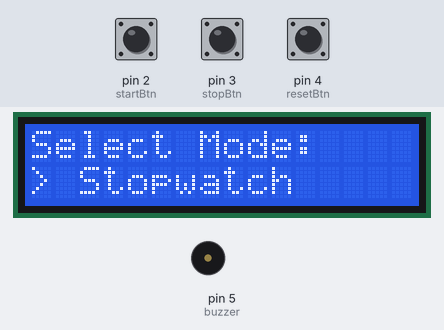
Bench run of a sketch on a simulated Arduino Uno, built with avr-gcc and run on an emulated ATmega328P. Shown: 16×2 character LCD, buzzer (waves = sounding). The inputs (shaded band) are chosen by the test bench; at power-on: pin 3 (stopBtn) HIGH, pin 4 (resetBtn) HIGH, pin 2 (startBtn) HIGH.

Above: at 1.2 s.
1.3 s: pin 3 (stopBtn) pulled LOW for 0.15 s
At 2.1 s:
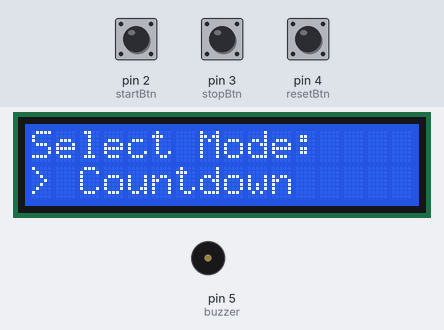
2.9 s: pin 4 (resetBtn) pulled LOW for 3.2 s
At 4.6 s:
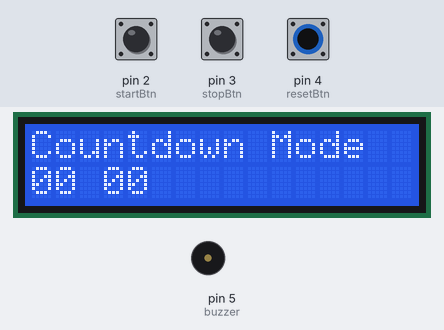
7.6 s: pin 4 (resetBtn) pulled LOW for 0.15 s
At 8.3 s:
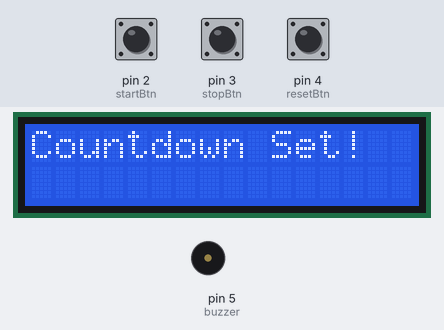
9.9 s: pin 2 (startBtn) pulled LOW for 0.15 s
At 10.8 s:
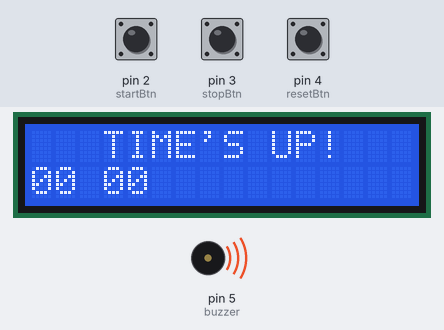
13.0 s: pin 4 (resetBtn) pulled LOW for 1 s
At 14.27 s:
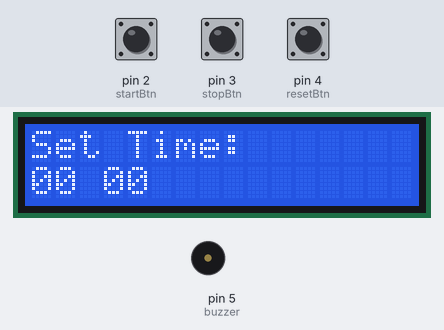
17.0 s: pin 2 (startBtn) pulled LOW for 1 s
At 18.54 s:
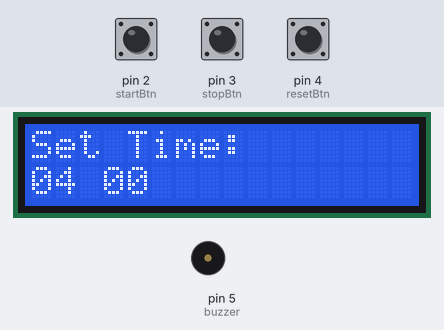
Timing chart, 0 to 20.0 s (numbered marks = the images above; inputs shaded):
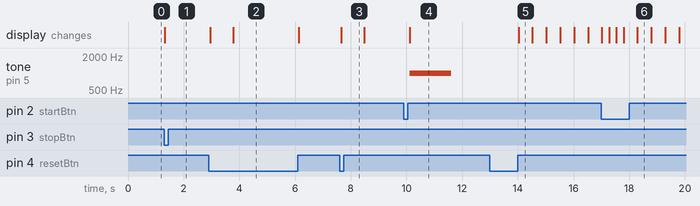

The sketch:

stop_watch.ino
```cpp
#include <Wire.h>                 // Include library for I2C communication
#include <LiquidCrystal_I2C.h>    // Include library for LCD control via I2C

LiquidCrystal_I2C lcd(0x27, 16, 2);  // Create LCD object: address 0x27, 16 columns, 2 rows

// Button and buzzer pins
const int startBtn = 2;  // Start button (connected to pin 2)
const int stopBtn  = 3;  // Stop button (connected to pin 3)
const int resetBtn = 4;  // Reset/Menu button (connected to pin 4)
const int buzzer   = 5;  // Buzzer pin

// Mode selection enum
enum Mode { STOPWATCH, COUNTDOWN };
Mode currentMode = STOPWATCH;  // Default mode is Stopwatch

// State flags
bool running = false;           // Is the timer currently running?
bool modeSelected = false;      // Has the user selected a mode?
bool timeConfigured = false;    // Has time been configured for countdown?
bool colonVisible = true;       // Whether to show or blink the colon on display

// Time variables
int minutes = 0;
int seconds = 0;
unsigned long previousMillis = 0;  // For non-blocking time tracking


void setup() {
  lcd.init();              // Initialize the LCD
  lcd.backlight();         // Turn on backlight

  // Set up buttons as input with internal pull-up resistors
  pinMode(startBtn, INPUT_PULLUP);
  pinMode(stopBtn,  INPUT_PULLUP);
  pinMode(resetBtn, INPUT_PULLUP);

  pinMode(buzzer, OUTPUT); // Set buzzer as output

  showModeMenu();          // Show initial mode selection screen
}


void loop() {
  // --- Mode selection menu ---
  if (!modeSelected) {
    if (digitalRead(startBtn) == LOW) {
      currentMode = STOPWATCH;     // If Start pressed → select Stopwatch
      showModeMenu();
      delay(200);
    }

    if (digitalRead(stopBtn) == LOW) {
      currentMode = COUNTDOWN;     // If Stop pressed → select Countdown
      showModeMenu();
      delay(200);
    }

    if (digitalRead(resetBtn) == LOW) {
      modeSelected = true;         // Confirm mode selection
      lcd.clear();

      if (currentMode == COUNTDOWN) {
        configureCountdown();      // Go to time-setting screen
      } else {
        initializeMode();          // Start Stopwatch mode
      }
      delay(200);
    }

    return; // Stop here until mode is selected
  }

  // --- Start button ---
  if (digitalRead(startBtn) == LOW) {
    if (currentMode == COUNTDOWN && !timeConfigured) {
      lcd.setCursor(0, 0);
      lcd.print("Set time first!");  // Prevent start if countdown time not set
      delay(800);
    } else {
      running = true;               // Start the timer
    }
    delay(200);
  }

  // --- Stop button ---
  if (digitalRead(stopBtn) == LOW) {
    running = false;               // Pause the timer
    delay(200);
  }

  // --- Reset/Menu button ---
  if (digitalRead(resetBtn) == LOW) {
    unsigned long holdStart = millis();       // Track when button was pressed

    while (digitalRead(resetBtn) == LOW);     // Wait until button is released

    if (millis() - holdStart > 1000) {
      // Long press → return to menu
      modeSelected = false;
      timeConfigured = false;
      running = false;
      showModeMenu();
    } else {
      // Short press → reset time
      running = false;

      if (currentMode == COUNTDOWN) {
        configureCountdown();  // Go back to time configuration
      } else {
        minutes = 0;
        seconds = 0;
        displayTime();         // Reset to 00:00
      }
    }

    delay(200);
  }

  // --- Timer logic ---
  if (running) {
    unsigned long currentMillis = millis();

    if (currentMillis - previousMillis >= 1000) {
      previousMillis = currentMillis;
      colonVisible = !colonVisible;  // Toggle colon every second for blinking

      if (currentMode == STOPWATCH) {
        seconds++;
        if (seconds == 60) {
          seconds = 0;
          minutes++;
        }

        if (seconds % 30 == 0 && seconds != 0) {
          tone(buzzer, 1000, 300);  // Beep every 30 seconds
        }
      }

      else if (currentMode == COUNTDOWN) {
        if (seconds == 0) {
          if (minutes == 0) {
            running = false;                        // Time's up!
            lcd.setCursor(0, 0);
            lcd.print("   TIME'S UP!   ");
            tone(buzzer, 1000, 1500);               // Long beep
            return;
          } else {
            minutes--;
            seconds = 59;
          }
        } else {
          seconds--;
        }
      }

      displayTime();  // Update display each second
    }
  }
}


void showModeMenu() {
  lcd.clear();
  lcd.setCursor(0, 0);
  lcd.print("Select Mode:");  // Menu title

  lcd.setCursor(0, 1);
  if (currentMode == STOPWATCH)
    lcd.print("> Stopwatch");
  else
    lcd.print("> Countdown");
}


void initializeMode() {
  lcd.clear();
  minutes = 0;
  seconds = 0;

  lcd.setCursor(0, 0);
  if (currentMode == COUNTDOWN)
    lcd.print("Countdown Mode");
  else
    lcd.print("Stopwatch Mode");

  displayTime();
}


void displayTime() {
  lcd.setCursor(0, 1);

  if (minutes < 10) lcd.print("0");
  lcd.print(minutes);

  if (colonVisible) lcd.print(":");
  else              lcd.print(" ");

  if (seconds < 10) lcd.print("0");
  lcd.print(seconds);

  lcd.print("     ");  // Clear leftover characters
}


void configureCountdown() {
  minutes = 0;
  seconds = 0;
  timeConfigured = false;

  lcd.clear();
  lcd.setCursor(0, 0);
  lcd.print("Set Time:");

  unsigned long lastUpdate = 0;
  colonVisible = true;

  displayTime();

  while (true) {
    unsigned long now = millis();

    if (now - lastUpdate >= 500) {
      colonVisible = !colonVisible;
      displayTime();         // Blink colon while setting time
      lastUpdate = now;
    }

    if (digitalRead(startBtn) == LOW) {
      minutes++;
      if (minutes > 59) minutes = 0;
      displayTime();
      delay(250);
    }

    if (digitalRead(stopBtn) == LOW) {
      seconds += 10;
      if (seconds >= 60) seconds = 0;
      displayTime();
      delay(250);
    }

    if (digitalRead(resetBtn) == LOW) {
      lcd.clear();
      lcd.setCursor(0, 0);
      lcd.print("Countdown Set!");
      delay(800);
      timeConfigured = true;
      lcd.clear();
      lcd.setCursor(0, 0);
      lcd.print("Countdown Mode");
      displayTime();
      break;  // Exit setup loop
    }
  }
}
```

Measured:
- after the input at 1.3 s, the display: changes at once (image 1)
- after the input at 2.9 s, the display: first changes after 0.05 s (image 2 shows a later state)
- after the input at 7.6 s, the display: changes after 0.05 s (image 3)
- after the input at 9.9 s, tone on pin 5 (buzzer): silent → 1000 Hz after 0.22 s, → silent 1.5 s later; the display: changes after 0.22 s (image 4)
- after the input at 13.0 s, the display: changes after 1.0 s (image 5)
- after the input at 17.0 s, the display: first changes at once (image 6 shows a later state)
- what the display in image 5 shows lasts 0.5 s, from 14.0 s to 14.5 s
